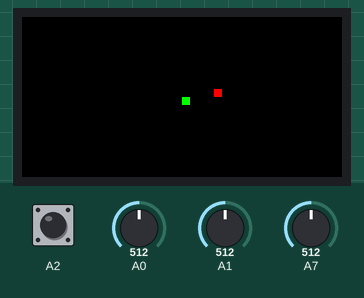
A sketch run on a simulated Arduino Nano, built with avr-gcc and run on an emulated ATmega328P. Parts: 160×80 colour display. The inputs (shaded band) are chosen by the test bench; at power-on: A0 = 512, A1 = 512, A7 = 512, A2 HIGH. Random numbers use the default seed unless the sketch sets one; what the sketch prints to the serial monitor is not drawn.

Above: at 5.6 s.
5.7 s: A0 set to 40
At 5.85 s:
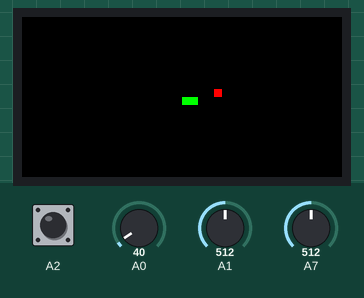
At 6.46 s:
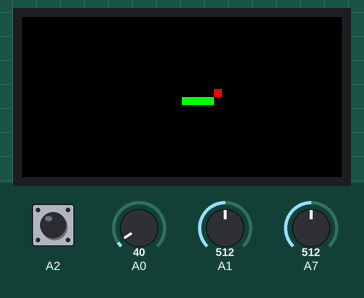
Timing chart, 0 to 11.5 s (numbered marks = the images above; inputs shaded):
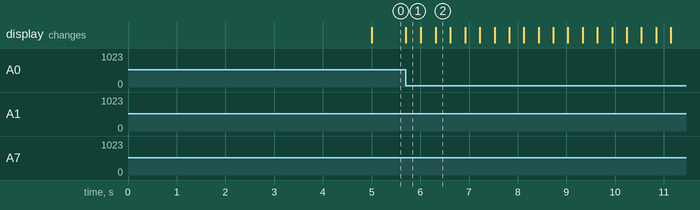

Measured:
- after the input at 5.7 s, the display: changes at once (image 1)

The sketch:

Snake4.ino
```cpp
#include <Adafruit_GFX.h>
#include <Adafruit_ST7735.h>
#include <SPI.h>

#define dfc 300            // устанавливает длину игрового тика
#define len 100            // устанавливает начальную длину змеи
#define SnakeColor 0x07e0  // цвет змеи (rbg565)
#define AppleColor 0xf800  // цвет яблока
#define AppleMax 5         // максимальное число яблок на поле

Adafruit_ST7735 tft = Adafruit_ST7735(8, 9, 10);

byte direction;  // 0 - вниз, 1 - вправо, 2 - вверх, 3 - влево

int length;
int head_coordinates[600]{};
int Apples_coordinates[AppleMax]{};

int headCoordinateX;
int headCoordinateY;

int lastCoordinateX;
int lastCoordinateY;

int AppleX;
int AppleY;
int FlatAppleCoordinate;

int flatHeadCoordinate;
int difficult;
byte applesCounter;
unsigned long timer = 0;
unsigned long timer1 = 0;

byte n = 0;


void setup() {
  Serial.begin(9600);
  tft.initR(INITR_MINI160x80_PLUGIN);
  tft.setRotation(3);
  pinMode(A2, INPUT_PULLUP);
  restart();
}


void loop() {
  direction_reader();
  Serial.println(headCoordinateX);
  if (millis() - timer >= difficult && direction != 4) {
    switch (direction) {
      case 0:
        flatHeadCoordinate = flatHeadCoordinate - 40;
        break;
      case 1:
        flatHeadCoordinate = flatHeadCoordinate + 1;
        break;
      case 2:
        flatHeadCoordinate = flatHeadCoordinate + 40;
        break;
      case 3:
        flatHeadCoordinate = flatHeadCoordinate - 1;
        break;
    }
    for (int i = 0; i <= length; i++) {
      head_coordinates[i] = head_coordinates[i + 1];  // передвигает старые значения головы
      if (flatHeadCoordinate == head_coordinates[i]) {
        loss();
        break;
      }                                                   // врезание в себя рестартит
      if (flatHeadCoordinate == Apples_coordinates[i]) {  // поедание яблок
        length++;
        Apples_coordinates[i] = 0;
        applesCounter--;
      }
    }
    head_coordinates[length] = flatHeadCoordinate;

    int headCoordinateXOld;
    headCoordinateXOld = headCoordinateX;

    coordinate_counter();

    if (headCoordinateY < 0 || headCoordinateY > 79) { loss(); }
    if (abs(headCoordinateX - headCoordinateXOld) > 10) { loss(); }
    tft.fillRect(headCoordinateX, headCoordinateY, 4, 4, SnakeColor);
    tft.fillRect(lastCoordinateX, lastCoordinateY, 4, 4, 0);

    timer = millis();
    n = 0;
  }

  if (millis() - timer1 >= 5000 && applesCounter < AppleMax) {  // спавнит яблоки
    randomSeed(analogRead(A7));
    FlatAppleCoordinate = random(0, 800);
    for (int i = 0; i <= length; i++) {  // не позволяет яблоку заспавнится внутри змеи
      if (FlatAppleCoordinate == head_coordinates[i]) { FlatAppleCoordinate = random(0, 800); }
    }
    for (int i = 0; i < AppleMax; i++) {  // если находит, то заполняет пустую ячейку в массиве с координатами яблок новой координатой яблока
      if (Apples_coordinates[i] == 0) {
        Apples_coordinates[i] = FlatAppleCoordinate;
        break;
      }
    }

    applesCounter++;
    timer1 = millis();
    coordinate_counter();
    tft.fillRect(AppleX, AppleY, 4, 4, AppleColor);
  }
}


void direction_reader() {
  if (digitalRead(A2) == 0) { difficult = dfc / 2; }  //обработка кнопки
  else if (digitalRead(A2) == 1) {
    difficult = dfc;
  }

  if (analogRead(A0) <= 50 && direction != 3 && n <= 2) {
    direction = 1;
    n++;
  }  //обработка джойстика VRY
  else if (analogRead(A0) >= 1000 && direction != 1 && n <= 2) {
    direction = 3;
    n++;
  }

  if (analogRead(A1) <= 50 && direction != 2 && n <= 2) {
    direction = 0;
    n++;
  }  //обработка джойстика VRX
  else if (analogRead(A1) >= 1000 && direction != 0 && n <= 2) {
    direction = 2;
    n++;
  }
}


void coordinate_counter() {
  headCoordinateX = (flatHeadCoordinate % 40) * 4;
  headCoordinateY = (flatHeadCoordinate / 40) * 4;
  lastCoordinateX = (head_coordinates[0] % 40) * 4;
  lastCoordinateY = (head_coordinates[0] / 40) * 4;
  AppleX = (FlatAppleCoordinate % 40) * 4;
  AppleY = (FlatAppleCoordinate / 40) * 4;
}


void loss() {
  tft.fillScreen(0xf800);
  delay(1000);
  tft.fillScreen(0);
  tft.setCursor(25, 20);
  tft.setTextColor(0xffff);
  tft.setTextSize(6);
  tft.print(length - len);
  delay(5000);
  restart();
}


void restart() {
  difficult = dfc;
  length = len;
  direction = 4;
  tft.fillScreen(0);
  tft.fillRect(80, 40, 4, 4, SnakeColor);
  flatHeadCoordinate = 420;
  for (int i = 0; i <= length; i++) { head_coordinates[i] = 0; }
  head_coordinates[length] = 420;
  applesCounter = 0;
  coordinate_counter();
  n = 0;
  loop();
}
```
